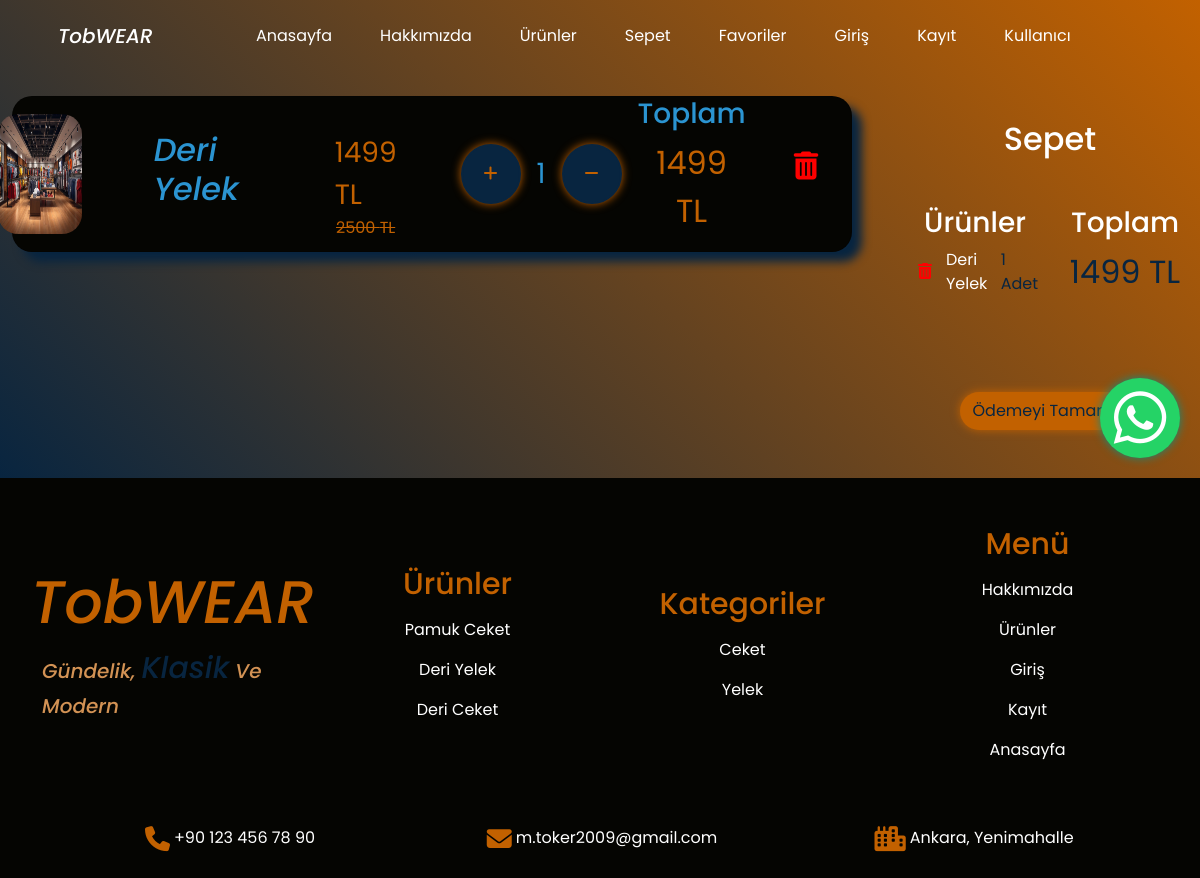
/shoppingcard/ (signed in), run on an earlier commit of the app's database.
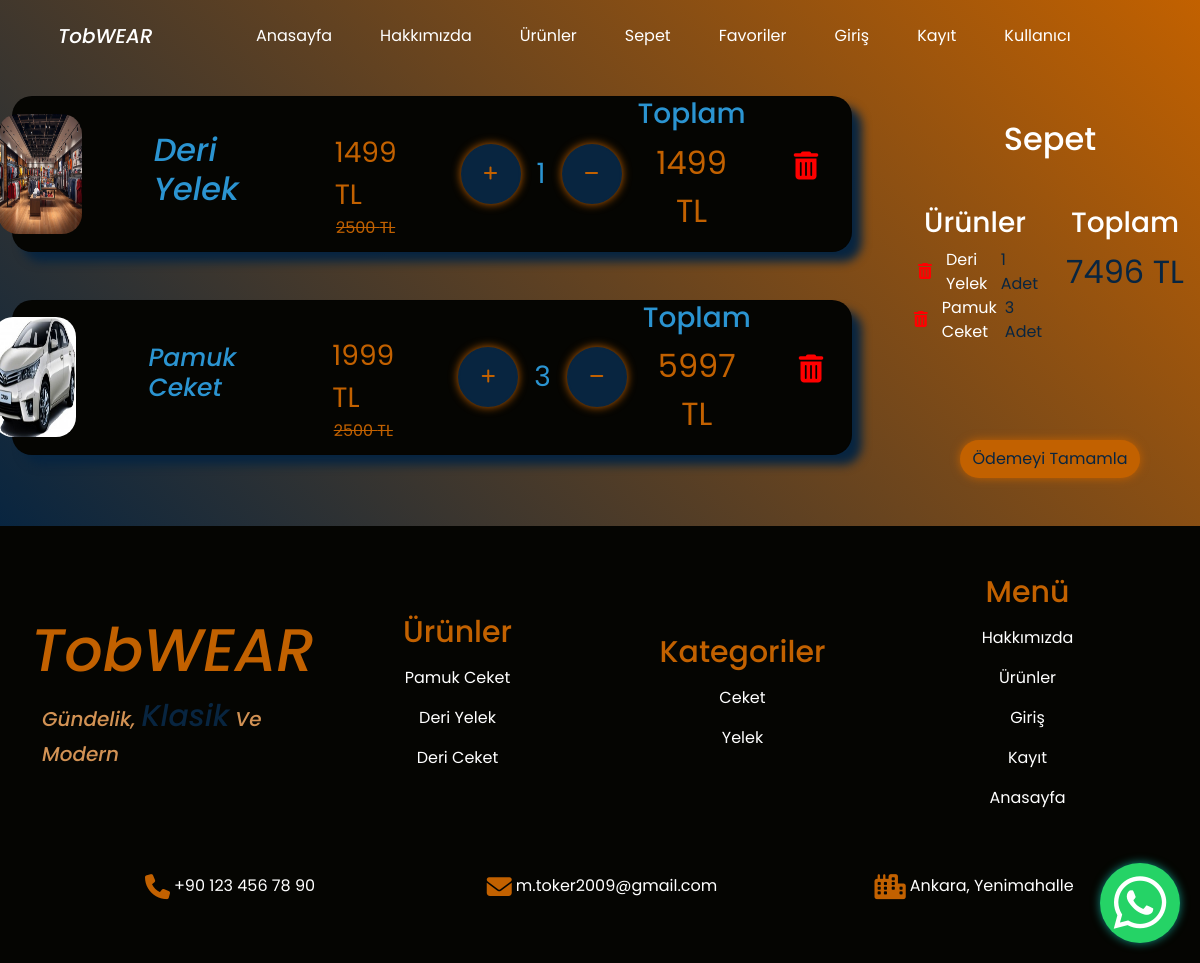
And on a later commit of the database.
### shop/models.py (models this page shows, shortened)
class OrderItem(models.Model):
    product = models.ForeignKey(Product,null=False,blank=False,on_delete=models.CASCADE,verbose_name="Ürün")
    color = models.ForeignKey(ProductColor,null=False,blank=False,on_delete=models.CASCADE,verbose_name="Ürün Rengi")
    size = models.ForeignKey(ProductSize,null=False,blank=False,on_delete=models.CASCADE,verbose_name="Ürün Bedeni")
    amount = models.IntegerField(null=False,blank=False,verbose_name="Ürün Adeti")
    date = models.DateTimeField(auto_now_add=True,null=False,blank=False,verbose_name="Ürün Eklenme Tarihi")
    def totalprice(self):
        if self.product.discounted:
            total = self.product.discounted * self.amount
        else:
            total = self.product.price * self.amount
        return total

class Product(models.Model):
    name = models.CharField(max_length=100,null=False,blank=False,verbose_name="Ürün İsmi")
    price = models.IntegerField(null=False,blank=False,verbose_name="Fiyat")
    discounted = models.IntegerField(null=False,blank=False,verbose_name="İndirimli Fiyat")
    features = models.ManyToManyField(ProductFeatures,null=True,blank=True,verbose_name="Ürün Özellikleri")
    colors = models.ManyToManyField(ProductColor,null=True,blank=True,verbose_name="Ürün Renkleri")
    sizes = models.ManyToManyField(ProductSize,null=False,blank=False,verbose_name="Ürün Bedenleri")
    images = models.ManyToManyField(ProductImage,null=False,blank=False,verbose_name="Resimler")
    description = models.TextField(null=True,blank=True)
    category = models.ForeignKey(ProductCategory,null=False,blank=False,verbose_name="Kategori",on_delete=models.CASCADE)
    slug = models.SlugField(null=False,blank=True,unique=True,db_index=True,verbose_name="URL")

class ProductImage(models.Model):
    images = models.ImageField(upload_to='images/')

class ShoppingCard(models.Model):
    orders = models.ManyToManyField(OrderItem,null=False,blank=False,verbose_name="Ürünler")
    customer = models.ForeignKey(settings.AUTH_USER_MODEL,null=False,blank=False,verbose_name="Müşteri",on_delete=models.CASCADE)
    date = models.DateTimeField(auto_now_add=True,null=False,blank=False,verbose_name="Sepet Oluşturulma Tarihi")
    ordered = models.BooleanField(default=False,null=False,blank=False,verbose_name="Sipariş Edilme Durumu")
    def totalpricecard(self):
        return sum(order.totalprice() for order in self.orders.all())

class ProductCategory(models.Model):
    name = models.CharField(max_length=100,null=False,blank=False,verbose_name="Kategori İsmi")

### shop/views.py (the view, shortened to what this page needs)
# urls.py: path('shoppingcard/',views.shoppingcart,name="shoppingcard"),
@login_required(login_url="/login/")
def shoppingcart(request):
    footerproducts = Product.objects.filter()[:5]
    footercategorys = ProductCategory.objects.filter()[:5]
    if ShoppingCard.objects.filter(customer=request.user,ordered=False):
        shoppingcard = ShoppingCard.objects.get(customer=request.user,ordered=False)
        context = {
            "shoppingcard": shoppingcard,
            "footerproducts": footerproducts,
            "footercategorys": footercategorys
        }
    else:
        context = {
            "shoppingcard": None,
            "footerproducts": footerproducts,
            "footercategorys": footercategorys
        }
    return render(request,"shoppingcart.html",context)

### templates/shoppingcart.html (shortened to what this page needs)
<!DOCTYPE html>
<html lang="en">
{% load static %}
<head>
    <link rel="stylesheet" href="{% static 'css/bootstrap.min.css' %}">
    <link rel="stylesheet" href="{% static 'css/style.css' %}">
    <link rel="stylesheet" href="https://cdnjs.cloudflare.com/ajax/libs/font-awesome/6.4.0/css/all.min.css">
</head>
<body>
    <div class="container-fluid" id="shoppingcard-container">
        <nav class="navbar navbar-expand-lg py-3">
            <div class="container justify-content-center">
                <a class="navbar-brand text-white mx-3 navbar-title" href="/">TobWEAR</a>
                <div class="collapse navbar-collapse justify-content-center" id="navbarNav">
                    <ul class="navbar-nav">
                        <li class="nav-item mx-3">
                            <a class="nav-link text-white navbar-text" href="/">Anasayfa</a>
                        </li>
                        <li class="nav-item mx-3">
                            <a class="nav-link text-white navbar-text" href="{% url 'about' %}">Hakkımızda</a>
                        </li>
                        <li class="nav-item mx-3">
                            <a class="nav-link text-white navbar-text" href="{% url 'products' %}">Ürünler</a>
                        </li>
                        <li class="nav-item mx-3">
                            <a class="nav-link text-white navbar-text" href="{% url 'shoppingcard' %}">Sepet</a>
                        </li>
                        <li class="nav-item mx-3">
                            <a class="nav-link text-white navbar-text" href="{% url 'favorites' %}">Favoriler</a>
                        </li>
                        <li class="nav-item mx-3">
                            <a class="nav-link text-white navbar-text" href="{% url 'login' %}">Giriş</a>
                        </li>
                        <li class="nav-item mx-3">
                            <a class="nav-link text-white navbar-text" href="{% url 'register' %}">Kayıt</a>
                        </li>
                        <li class="nav-item mx-3">
                            <a class="nav-link text-white navbar-text" href="{% url 'updateuser' %}">Kullanıcı</a>
                        </li>
                    </ul>
                </div>
            </div>
        </nav>
        <a href="https://wa.me/905524521243?text=Merhaba%20destek%20istiyorum">
            <button class="whatsapp-button">
                <i class="fa-brands fa-whatsapp"></i>
            </button>
        </a>
        {% if shoppingcard.orders.all %}
        <div class="row" id="shoppingcard-row">
            <div class="col-md-9 d-flex flex-column justify-content-start pe-md-5" id="product-info">
            {% for order in shoppingcard.orders.all %}
                <div class="card d-flex flex-md-row justify-content-center align-items-center my-4 mx-auto text-white product-info-card" data-order-id="{{ order.id }}">
                    <img src="{{ order.product.images.first.images.url }}" class="product-info-image me-md-4">
                    <h2 class="px-5 pt-4 pt-md-0 product-info-h2" style="color: #2b94d1; font-family: 'Poppins', sans-serif; font-weight: 500; font-style: italic;">{{ order.product.name }}</h2>
                    <div class="d-flex flex-column px-5">
                        <p class="product-info-paragraph fs-3 pt-4 mb-0" style="color: #c26100;">{{ order.product.discounted }} TL</p>
                        <span class="product-info-span text-center" style="color: #c26100;">{{ order.product.price }} TL</span>
                    </div>
                    <div class="d-flex justify-content-center align-items-center my-4">
                        <button class="orderplus-button mx-3 p-3"><i class="fa-solid fa-plus" style="color: #c26100;"></i></button>
                        <p class="product-info-paragraph fs-3 mt-3" style="color: #2b94d1;" id="orderproduct-quantity">{{ order.amount }}</p>
                        <button class="orderminus-button mx-3 p-3"><i class="fa-solid fa-minus" style="color: #c26100;"></i></button>
                    </div>
                    <div class="d-flex flex-column mx-auto">
                        <h3 class="product-info-totaltitle text-center" style="color: #2b94d1;">Toplam</h3>
                        <p class="product-info-paragraph fs-2 text-center" style="color: #c26100;">{{ order.totalprice }} TL</p>
                    </div>
                    <button class="product-info-trash px-5" name="orderdelete" value="{{ order.id }}"><i class="fa-solid fa-trash-can fs-3 mb-3" style="color: red;"></i></button>
                </div>
            {% endfor %}
            </div>
            <div class="col-md-3" id="payment-info">
                <h2 class="text-center text-white my-5">Sepet</h2>
                <div class="row d-flex">
                    <div class="col-md-6">
                        <h3 class="text-center text-white">Ürünler</h3>
                        <ul class="text-white mb-5" style="list-style: none; padding: 0; margin: 0;">
                        {% for order in shoppingcard.orders.all %}
                            <li class="d-flex align-items-center justify-content-center">
                                <button class="basket-info-delete" name="orderdelete" value="{{ order.id }}"><i class="fa-solid fa-trash-can fs-6 pe-2" style="color: red;"></i></button>
                                {{ order.product.name }}<span class="ps-2 product-payment-span">{{ order.amount }} Adet</span></li>
                        {% endfor %}
                        </ul>
                    </div>
                    <div class="col-md-6">
                        <h3 class="text-center text-white">Toplam</h3>
                        <p class="text-center fs-2 product-payment-paragraph">{{ shoppingcard.totalpricecard }} TL</p>
                    </div>
                </div>
                <div class="payment-button d-flex justify-content-center my-5">
                    <form action="{% url 'payment' %}" method="post">
                        <button class="btn" id="product-payment-button" name="payment">Ödemeyi Tamamla</button>
                    </form>
                </div>
            </div>
        </div>
        {% endif %}
    </div>
    <footer>
        <div class="container py-5" id="footer-container">
            <div class="row">
                <div class="col-md-3 d-flex flex-column justify-content-center align-items-center">
                    <h1 class="text-center footer-brand-title">TobWEAR</h1>
                    <p id="footer-brand-paragraph">Gündelik, <span id="footer-brand-span">Klasik</span> Ve Modern</p>
                </div>
                <div class="col-md-3 d-flex flex-column justify-content-center align-items-center">
                    <h2 class="text-center pb-2" id="footer-products-title">Ürünler</h2>
                    {% for product in footerproducts %}
                    <a href="{% url 'productdetail' product.slug %}" class="footer-products-a"><p class="footer-products text-white">{{ product.name }}</p></a>
                    {% endfor %}
                </div>
                <div class="col-md-3 d-flex flex-column justify-content-center align-items-center">
                    <h2 class="text-center pb-2" id="footer-products-title">Kategoriler</h2>
                    {% for category in footercategorys %}
                    <a href="{% url 'categorydetail' category.name %}" class="footer-products-a"><p class="footer-products text-white">{{ category.name }}</p></a>
                    {% endfor %}
                </div>
                <div class="col-md-3 d-flex flex-column justify-content-center align-items-center">
                    <h2 class="text-center pb-2" id="footer-products-title">Menü</h2>
                    <a href="{% url 'about' %}" class="footer-products-a"><p class="footer-products text-white">Hakkımızda</p></a>
                    <a href="{% url 'products' %}" class="footer-products-a"><p class="footer-products text-white">Ürünler</p></a>
                    <a href="{% url 'login' %}" class="footer-products-a"><p class="footer-products text-white">Giriş</p></a>
                    <a href="{% url 'register' %}" class="footer-products-a"><p class="footer-products text-white">Kayıt</p></a>
                    <a href="{% url 'index' %}" class="footer-products-a"><p class="footer-products text-white">Anasayfa</p></a>
                </div>
            </div>
            <div class="row mt-5">
                <div class="footer-contact d-flex flex-column flex-md-row justify-content-center align-items-center">
                    <div class="col-md-4 pb-3">
                        <span class="text-white d-flex justify-content-center"><i
                                class="fa-solid fa-phone contact-icon px-1"></i> +90 123 456 78 90 </span>
                    </div>
                    <div class="col-md-4 pb-3">
                        <span class="text-white d-flex justify-content-center"><i
                                class="fa-solid fa-envelope contact-icon px-1"></i> m.toker2009@gmail.com</span>
                    </div>
                    <div class="col-md-4 pb-3">
                        <span class="text-white d-flex justify-content-center"><i
                                class="fa-solid fa-city contact-icon px-1"></i> Ankara, Yenimahalle</span>
                    </div>
                </div>
            </div>
        </div>
    </footer>
</body>
</html>

### static/css/style.css (style rules this page uses)
:root { --custom-black : #12161b; --custom-blue : #124460; --custom-dark-blue : #082540; --custom-dark-green : #3b4704; --custom-brown : #3d0d04; --custom-orange : #c26100; --custom-orange-sup : #d29254; }
body { font-family: 'Poppins', 'Outfit', 'Ubuntu', sans-serif; background-color: #050502; }
.contact-icon { color: #c26100; font-size: 25px; }
#footer-brand-paragraph { font-size: 20px; font-family: 'Poppins', sans-serif; font-weight: 500; font-style: italic; color: var(--custom-orange-sup); }
#footer-brand-span { font-size: 30px; font-family: 'Poppins', sans-serif; font-weight: 500; font-style: italic; color: var(--custom-dark-blue); }
.footer-brand-title { font-size: 60px; font-family: 'Poppins', sans-serif; font-weight: 500; font-style: italic; color: var(--custom-orange); }
#footer-products-title { color: var(--custom-orange); font-size: 30px; }
.footer-products { transition: all 0.3s ease; }
.footer-products::after { content: ""; position: absolute; bottom: -3px; right: 0; width: 0; height: 2px; background-color: #fff; transition: width 0.4s ease; }
.footer-products-a { text-decoration: none; }
.navbar-title { font-family: 'Poppins', sans-serif; font-weight: 500; font-style: italic; transition: all 0.3s ease; }
.navbar-title::after { content: ""; position: absolute; bottom: -1px; right: 0; width: 0; height: 2px; background-color: var(--custom-orange); transition: width 0.4s ease; }
.navbar-text { transition: all 0.3s ease; }
.navbar-text::after { content: ""; position: absolute; bottom: -1px; right: 0; width: 0; height: 2px; background-color: var(--custom-orange); transition: width 0.4s ease; }
#shoppingcard-container { background: linear-gradient(45deg, #082540, #c26100); }
#payment-info { border-top-right-radius: 20px; border-bottom-right-radius: 20px; }
#product-info { border-top-left-radius: 20px; border-bottom-left-radius: 20px; }
.product-info-image { width: 10%; min-height: 120px; height: auto; border-radius: 20px; }
.product-info-card { border-radius: 20px; background-color: #050502; box-shadow: 10px 10px 10px #082540; min-width: 100%; }
.product-info-span { text-decoration: line-through; }
.orderplus-button { border-radius: 50%; border: 2px solid var(--custom-dark-blue); background-color: var(--custom-dark-blue); transition: all 0.3s ease; width: 60px; height: 60px; box-shadow: 0 0 10px var(--custom-orange); }
.orderminus-button { border-radius: 50%; border: 2px solid var(--custom-dark-blue); background-color: var(--custom-dark-blue); transition: all 0.3s ease; width: 60px; height: 60px; box-shadow: 0 0 10px var(--custom-orange); }
.product-info-trash { border: 0px; background: none; }
#product-payment-button { background-color: var(--custom-orange); color: #082540; border-radius: 20px; box-shadow: 0 0 10px var(--custom-orange); transition: all 0.3s ease; }
.product-payment-span { color: var(--custom-dark-blue); }
.product-payment-paragraph { color: var(--custom-dark-blue); }
.basket-info-delete { background: none; border: none; }
.whatsapp-button { border-radius: 50%; background-color: #25D366; position: fixed; bottom: 20px; right: 20px; box-shadow: 0 0 10px #128C7E; border: 0px; text-align: center; width: 80px; height: 80px; transition: all 0.3s ease; }
.whatsapp-button i { color: #fff; font-size: 60px; }

What changed in the data, as far as the page shows it:
added OrderItem: product.images.first.images (picture), product.name "Pamuk Ceket", product.discounted "1999", product.price "2500", amount "3", totalprice "5997", {{ order.id }} 59 (drawn)
computed for ShoppingCard: totalpricecard "1499" → "7496"
